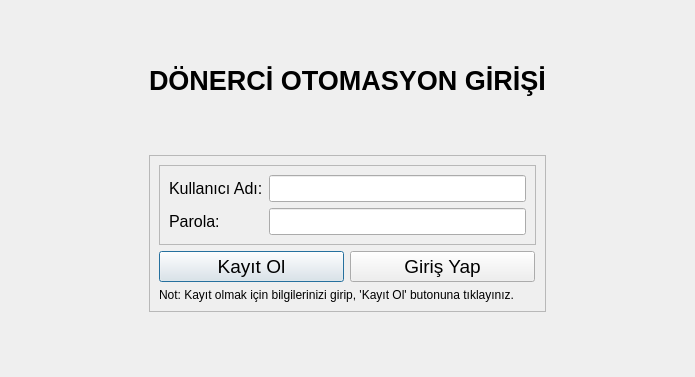
<?xml version="1.0" encoding="UTF-8"?>
<ui version="4.0">
 <class>Dialog</class>
 <widget class="QDialog" name="Dialog">
  <property name="geometry">
   <rect>
    <x>0</x>
    <y>0</y>
    <width>695</width>
    <height>377</height>
   </rect>
  </property>
  <property name="windowTitle">
   <string>Dialog</string>
  </property>
  <layout class="QGridLayout" name="gridLayout">
   <item row="1" column="1">
    <widget class="QLabel" name="label">
     <property name="font">
      <font>
       <pointsize>20</pointsize>
       <weight>75</weight>
       <bold>true</bold>
      </font>
     </property>
     <property name="text">
      <string>DÖNERCİ OTOMASYON GİRİŞİ</string>
     </property>
    </widget>
   </item>
   <item row="4" column="1">
    <spacer name="verticalSpacer_2">
     <property name="orientation">
      <enum>Qt::Vertical</enum>
     </property>
     <property name="sizeHint" stdset="0">
      <size>
       <width>20</width>
       <height>52</height>
      </size>
     </property>
    </spacer>
   </item>
   <item row="0" column="1">
    <spacer name="verticalSpacer">
     <property name="orientation">
      <enum>Qt::Vertical</enum>
     </property>
     <property name="sizeHint" stdset="0">
      <size>
       <width>20</width>
       <height>52</height>
      </size>
     </property>
    </spacer>
   </item>
   <item row="3" column="1">
    <widget class="QFrame" name="frame_2">
     <property name="frameShape">
      <enum>QFrame::StyledPanel</enum>
     </property>
     <property name="frameShadow">
      <enum>QFrame::Raised</enum>
     </property>
     <layout class="QVBoxLayout" name="verticalLayout">
      <item>
       <widget class="QFrame" name="frame">
        <property name="frameShape">
         <enum>QFrame::StyledPanel</enum>
        </property>
        <property name="frameShadow">
         <enum>QFrame::Raised</enum>
        </property>
        <layout class="QFormLayout" name="formLayout">
         <item row="0" column="0">
          <widget class="QLabel" name="label_2">
           <property name="maximumSize">
            <size>
             <width>300</width>
             <height>16777215</height>
            </size>
           </property>
           <property name="font">
            <font>
             <pointsize>12</pointsize>
            </font>
           </property>
           <property name="text">
            <string>Kullanıcı Adı:</string>
           </property>
          </widget>
         </item>
         <item row="0" column="1">
          <widget class="QLineEdit" name="txt_kadi">
           <property name="maximumSize">
            <size>
             <width>400</width>
             <height>16777215</height>
            </size>
           </property>
           <property name="font">
            <font>
             <pointsize>12</pointsize>
            </font>
           </property>
           <property name="text">
            <string/>
           </property>
           <property name="placeholderText">
            <string/>
           </property>
          </widget>
         </item>
         <item row="1" column="0">
          <widget class="QLabel" name="label_3">
           <property name="maximumSize">
            <size>
             <width>300</width>
             <height>16777215</height>
            </size>
           </property>
           <property name="font">
            <font>
             <pointsize>12</pointsize>
            </font>
           </property>
           <property name="text">
            <string>Parola:</string>
           </property>
          </widget>
         </item>
         <item row="1" column="1">
          <widget class="QLineEdit" name="txt_sifre">
           <property name="maximumSize">
            <size>
             <width>400</width>
             <height>16777215</height>
            </size>
           </property>
           <property name="font">
            <font>
             <pointsize>12</pointsize>
            </font>
           </property>
           <property name="echoMode">
            <enum>QLineEdit::Password</enum>
           </property>
           <property name="placeholderText">
            <string/>
           </property>
          </widget>
         </item>
        </layout>
       </widget>
      </item>
      <item>
       <layout class="QHBoxLayout" name="horizontalLayout">
        <item>
         <widget class="QPushButton" name="btn_kayit">
          <property name="maximumSize">
           <size>
            <width>185</width>
            <height>16777215</height>
           </size>
          </property>
          <property name="font">
           <font>
            <pointsize>14</pointsize>
           </font>
          </property>
          <property name="text">
           <string>Kayıt Ol</string>
          </property>
         </widget>
        </item>
        <item>
         <widget class="QPushButton" name="btn_giris">
          <property name="sizePolicy">
           <sizepolicy hsizetype="Minimum" vsizetype="Fixed">
            <horstretch>0</horstretch>
            <verstretch>0</verstretch>
           </sizepolicy>
          </property>
          <property name="maximumSize">
           <size>
            <width>185</width>
            <height>1000</height>
           </size>
          </property>
          <property name="font">
           <font>
            <pointsize>14</pointsize>
            <weight>50</weight>
            <bold>false</bold>
           </font>
          </property>
          <property name="text">
           <string>Giriş Yap</string>
          </property>
         </widget>
        </item>
       </layout>
      </item>
      <item>
       <widget class="QLabel" name="label_10">
        <property name="text">
         <string>Not: Kayıt olmak için bilgilerinizi girip, 'Kayıt Ol' butonuna tıklayınız.</string>
        </property>
       </widget>
      </item>
     </layout>
    </widget>
   </item>
   <item row="3" column="0">
    <spacer name="horizontalSpacer_2">
     <property name="orientation">
      <enum>Qt::Horizontal</enum>
     </property>
     <property name="sizeHint" stdset="0">
      <size>
       <width>120</width>
       <height>20</height>
      </size>
     </property>
    </spacer>
   </item>
   <item row="2" column="1">
    <spacer name="verticalSpacer_3">
     <property name="orientation">
      <enum>Qt::Vertical</enum>
     </property>
     <property name="sizeHint" stdset="0">
      <size>
       <width>20</width>
       <height>40</height>
      </size>
     </property>
    </spacer>
   </item>
   <item row="3" column="2">
    <spacer name="horizontalSpacer_3">
     <property name="orientation">
      <enum>Qt::Horizontal</enum>
     </property>
     <property name="sizeHint" stdset="0">
      <size>
       <width>119</width>
       <height>20</height>
      </size>
     </property>
    </spacer>
   </item>
  </layout>
 </widget>
 <resources/>
 <connections/>
</ui>
